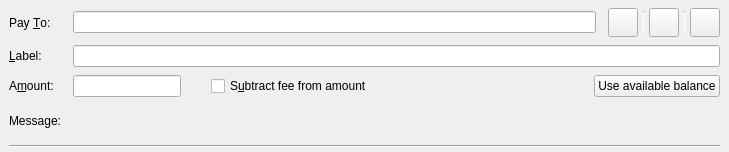
<?xml version="1.0" encoding="UTF-8"?>
<ui version="4.0">
 <class>SendCoinsEntry</class>
 <widget class="QStackedWidget" name="SendCoinsEntry">
  <property name="geometry">
   <rect>
    <x>0</x>
    <y>0</y>
    <width>729</width>
    <height>152</height>
   </rect>
  </property>
  <property name="focusPolicy">
   <enum>Qt::TabFocus</enum>
  </property>
  <property name="autoFillBackground">
   <bool>false</bool>
  </property>
  <property name="currentIndex">
   <number>0</number>
  </property>
  <widget class="QFrame" name="SendCoins">
   <property name="toolTip">
    <string>This is a normal payment.</string>
   </property>
   <property name="frameShape">
    <enum>QFrame::NoFrame</enum>
   </property>
   <layout class="QGridLayout" name="gridLayout">
    <property name="topMargin">
     <number>8</number>
    </property>
    <property name="bottomMargin">
     <number>4</number>
    </property>
    <property name="horizontalSpacing">
     <number>12</number>
    </property>
    <property name="verticalSpacing">
     <number>8</number>
    </property>
    <item row="3" column="1">
     <widget class="QLabel" name="messageTextLabel">
      <property name="toolTip">
       <string>A message that was attached to the fantasygold: URI which will be stored with the transaction for your reference. Note: This message will not be sent over the FantasyGold network.</string>
      </property>
      <property name="textFormat">
       <enum>Qt::PlainText</enum>
      </property>
     </widget>
    </item>
    <item row="0" column="0">
     <widget class="QLabel" name="payToLabel">
      <property name="text">
       <string>Pay &amp;To:</string>
      </property>
      <property name="buddy">
       <cstring>payTo</cstring>
      </property>
     </widget>
    </item>
    <item row="2" column="1" colspan="4">
     <layout class="QHBoxLayout" name="horizontalLayoutAmount" stretch="0,0,1,0">
      <item>
       <widget class="BitcoinAmountField" name="payAmount"/>
      </item>
      <item>
       <spacer name="horizontalSpacer">
        <property name="orientation">
         <enum>Qt::Horizontal</enum>
        </property>
        <property name="sizeType">
         <enum>QSizePolicy::Fixed</enum>
        </property>
        <property name="sizeHint" stdset="0">
         <size>
          <width>30</width>
          <height>20</height>
         </size>
        </property>
       </spacer>
      </item>
      <item>
       <widget class="QCheckBox" name="checkboxSubtractFeeFromAmount">
        <property name="toolTip">
         <string>The fee will be deducted from the amount being sent. The recipient will receive less fantasygolds than you enter in the amount field. If multiple recipients are selected, the fee is split equally.</string>
        </property>
        <property name="text">
         <string>S&amp;ubtract fee from amount</string>
        </property>
       </widget>
      </item>
      <item>
       <widget class="QPushButton" name="useAvailableBalanceButton">
        <property name="text">
         <string>Use available balance</string>
        </property>
       </widget>
      </item>
     </layout>
    </item>
    <item row="1" column="0">
     <widget class="QLabel" name="labellLabel">
      <property name="text">
       <string>&amp;Label:</string>
      </property>
      <property name="buddy">
       <cstring>addAsLabel</cstring>
      </property>
     </widget>
    </item>
    <item row="3" column="0">
     <widget class="QLabel" name="messageLabel">
      <property name="text">
       <string>Message:</string>
      </property>
     </widget>
    </item>
    <item row="2" column="0">
     <widget class="QLabel" name="amountLabel">
      <property name="text">
       <string>A&amp;mount:</string>
      </property>
      <property name="buddy">
       <cstring>payAmount</cstring>
      </property>
     </widget>
    </item>
    <item row="0" column="1">
     <layout class="QHBoxLayout" name="payToLayout">
      <property name="spacing">
       <number>6</number>
      </property>
      <item>
       <widget class="QValidatedLineEdit" name="payTo">
        <property name="toolTip">
         <string>The FantasyGold address to send the payment to</string>
        </property>
       </widget>
      </item>
     </layout>
    </item>
    <item row="4" column="0" colspan="5">
     <widget class="Line" name="hLine">
      <property name="orientation">
       <enum>Qt::Horizontal</enum>
      </property>
     </widget>
    </item>
    <item row="0" column="2" colspan="3">
     <layout class="QHBoxLayout" name="horizontalLayout_3">
      <property name="spacing">
       <number>5</number>
      </property>
      <item>
       <widget class="QToolButton" name="deleteButton">
        <property name="toolTip">
         <string>Remove this entry</string>
        </property>
        <property name="text">
         <string/>
        </property>
        <property name="icon">
         <iconset resource="../bitcoin.qrc">
          <normaloff>:/icons/remove_entry</normaloff>:/icons/remove_entry</iconset>
        </property>
        <property name="iconSize">
         <size>
          <width>22</width>
          <height>22</height>
         </size>
        </property>
       </widget>
      </item>
      <item>
       <widget class="Line" name="vLine">
        <property name="maximumSize">
         <size>
          <width>1</width>
          <height>22</height>
         </size>
        </property>
        <property name="orientation">
         <enum>Qt::Vertical</enum>
        </property>
       </widget>
      </item>
      <item>
       <widget class="QToolButton" name="addressBookButton">
        <property name="toolTip">
         <string>Choose previously used address</string>
        </property>
        <property name="text">
         <string/>
        </property>
        <property name="icon">
         <iconset resource="../bitcoin.qrc">
          <normaloff>:/icons/address-book</normaloff>:/icons/address-book</iconset>
        </property>
        <property name="iconSize">
         <size>
          <width>22</width>
          <height>22</height>
         </size>
        </property>
        <property name="shortcut">
         <string>Alt+A</string>
        </property>
       </widget>
      </item>
      <item>
       <widget class="Line" name="vLine2">
        <property name="maximumSize">
         <size>
          <width>1</width>
          <height>22</height>
         </size>
        </property>
        <property name="orientation">
         <enum>Qt::Vertical</enum>
        </property>
       </widget>
      </item>
      <item>
       <widget class="QToolButton" name="pasteButton">
        <property name="toolTip">
         <string>Paste address from clipboard</string>
        </property>
        <property name="text">
         <string/>
        </property>
        <property name="icon">
         <iconset resource="../bitcoin.qrc">
          <normaloff>:/icons/editpaste</normaloff>:/icons/editpaste</iconset>
        </property>
        <property name="iconSize">
         <size>
          <width>22</width>
          <height>22</height>
         </size>
        </property>
        <property name="shortcut">
         <string>Alt+P</string>
        </property>
       </widget>
      </item>
     </layout>
    </item>
    <item row="1" column="1" colspan="4">
     <widget class="QLineEdit" name="addAsLabel">
      <property name="toolTip">
       <string>Enter a label for this address to add it to the list of used addresses</string>
      </property>
     </widget>
    </item>
   </layout>
  </widget>
  <widget class="QFrame" name="SendCoins_UnauthenticatedPaymentRequest">
   <property name="palette">
    <palette>
     <active>
      <colorrole role="WindowText">
       <brush brushstyle="SolidPattern">
        <color alpha="255">
         <red>0</red>
         <green>0</green>
         <blue>0</blue>
        </color>
       </brush>
      </colorrole>
      <colorrole role="Button">
       <brush brushstyle="SolidPattern">
        <color alpha="255">
         <red>255</red>
         <green>255</green>
         <blue>127</blue>
        </color>
       </brush>
      </colorrole>
      <colorrole role="Light">
       <brush brushstyle="SolidPattern">
        <color alpha="255">
         <red>255</red>
         <green>255</green>
         <blue>255</blue>
        </color>
       </brush>
      </colorrole>
      <colorrole role="Midlight">
       <brush brushstyle="SolidPattern">
        <color alpha="255">
         <red>255</red>
         <green>255</green>
         <blue>191</blue>
        </color>
       </brush>
      </colorrole>
      <colorrole role="Dark">
       <brush brushstyle="SolidPattern">
        <color alpha="255">
         <red>127</red>
         <green>127</green>
         <blue>63</blue>
        </color>
       </brush>
      </colorrole>
      <colorrole role="Mid">
       <brush brushstyle="SolidPattern">
        <color alpha="255">
         <red>170</red>
         <green>170</green>
         <blue>84</blue>
        </color>
       </brush>
      </colorrole>
      <colorrole role="Text">
       <brush brushstyle="SolidPattern">
        <color alpha="255">
         <red>0</red>
         <green>0</green>
         <blue>0</blue>
        </color>
       </brush>
      </colorrole>
      <colorrole role="BrightText">
       <brush brushstyle="SolidPattern">
        <color alpha="255">
         <red>255</red>
         <green>255</green>
         <blue>255</blue>
        </color>
       </brush>
      </colorrole>
      <colorrole role="ButtonText">
       <brush brushstyle="SolidPattern">
        <color alpha="255">
         <red>0</red>
         <green>0</green>
         <blue>0</blue>
        </color>
       </brush>
      </colorrole>
      <colorrole role="Base">
       <brush brushstyle="SolidPattern">
        <color alpha="255">
         <red>255</red>
         <green>255</green>
         <blue>255</blue>
        </color>
       </brush>
      </colorrole>
      <colorrole role="Window">
       <brush brushstyle="SolidPattern">
        <color alpha="255">
         <red>255</red>
         <green>255</green>
         <blue>127</blue>
        </color>
       </brush>
      </colorrole>
      <colorrole role="Shadow">
       <brush brushstyle="SolidPattern">
        <color alpha="255">
         <red>0</red>
         <green>0</green>
         <blue>0</blue>
        </color>
       </brush>
      </colorrole>
      <colorrole role="AlternateBase">
       <brush brushstyle="SolidPattern">
        <color alpha="255">
         <red>255</red>
         <green>255</green>
         <blue>191</blue>
        </color>
       </brush>
      </colorrole>
      <colorrole role="ToolTipBase">
       <brush brushstyle="SolidPattern">
        <color alpha="255">
         <red>255</red>
         <green>255</green>
         <blue>220</blue>
        </color>
       </brush>
      </colorrole>
      <colorrole role="ToolTipText">
       <brush brushstyle="SolidPattern">
        <color alpha="255">
         <red>0</red>
         <green>0</green>
         <blue>0</blue>
        </color>
       </brush>
      </colorrole>
     </active>
     <inactive>
      <colorrole role="WindowText">
       <brush brushstyle="SolidPattern">
        <color alpha="255">
         <red>0</red>
         <green>0</green>
         <blue>0</blue>
        </color>
       </brush>
      </colorrole>
      <colorrole role="Button">
       <brush brushstyle="SolidPattern">
        <color alpha="255">
         <red>255</red>
         <green>255</green>
         <blue>127</blue>
        </color>
       </brush>
      </colorrole>
      <colorrole role="Light">
       <brush brushstyle="SolidPattern">
        <color alpha="255">
         <red>255</red>
         <green>255</green>
         <blue>255</blue>
        </color>
       </brush>
      </colorrole>
      <colorrole role="Midlight">
       <brush brushstyle="SolidPattern">
        <color alpha="255">
         <red>255</red>
         <green>255</green>
         <blue>191</blue>
        </color>
       </brush>
      </colorrole>
      <colorrole role="Dark">
       <brush brushstyle="SolidPattern">
        <color alpha="255">
         <red>127</red>
         <green>127</green>
         <blue>63</blue>
        </color>
       </brush>
      </colorrole>
      <colorrole role="Mid">
       <brush brushstyle="SolidPattern">
        <color alpha="255">
         <red>170</red>
         <green>170</green>
         <blue>84</blue>
        </color>
       </brush>
      </colorrole>
      <colorrole role="Text">
       <brush brushstyle="SolidPattern">
        <color alpha="255">
         <red>0</red>
         <green>0</green>
         <blue>0</blue>
        </color>
       </brush>
      </colorrole>
      <colorrole role="BrightText">
       <brush brushstyle="SolidPattern">
        <color alpha="255">
         <red>255</red>
         <green>255</green>
         <blue>255</blue>
        </color>
       </brush>
      </colorrole>
      <colorrole role="ButtonText">
       <brush brushstyle="SolidPattern">
        <color alpha="255">
         <red>0</red>
         <green>0</green>
         <blue>0</blue>
        </color>
       </brush>
      </colorrole>
      <colorrole role="Base">
       <brush brushstyle="SolidPattern">
        <color alpha="255">
         <red>255</red>
         <green>255</green>
         <blue>255</blue>
        </color>
       </brush>
      </colorrole>
      <colorrole role="Window">
       <brush brushstyle="SolidPattern">
        <color alpha="255">
         <red>255</red>
         <green>255</green>
         <blue>127</blue>
        </color>
       </brush>
      </colorrole>
      <colorrole role="Shadow">
       <brush brushstyle="SolidPattern">
        <color alpha="255">
         <red>0</red>
         <green>0</green>
         <blue>0</blue>
        </color>
       </brush>
      </colorrole>
      <colorrole role="AlternateBase">
       <brush brushstyle="SolidPattern">
        <color alpha="255">
         <red>255</red>
         <green>255</green>
         <blue>191</blue>
        </color>
       </brush>
      </colorrole>
      <colorrole role="ToolTipBase">
       <brush brushstyle="SolidPattern">
        <color alpha="255">
         <red>255</red>
         <green>255</green>
         <blue>220</blue>
        </color>
       </brush>
      </colorrole>
      <colorrole role="ToolTipText">
       <brush brushstyle="SolidPattern">
        <color alpha="255">
         <red>0</red>
         <green>0</green>
         <blue>0</blue>
        </color>
       </brush>
      </colorrole>
     </inactive>
     <disabled>
      <colorrole role="WindowText">
       <brush brushstyle="SolidPattern">
        <color alpha="255">
         <red>127</red>
         <green>127</green>
         <blue>63</blue>
        </color>
       </brush>
      </colorrole>
      <colorrole role="Button">
       <brush brushstyle="SolidPattern">
        <color alpha="255">
         <red>255</red>
         <green>255</green>
         <blue>127</blue>
        </color>
       </brush>
      </colorrole>
      <colorrole role="Light">
       <brush brushstyle="SolidPattern">
        <color alpha="255">
         <red>255</red>
         <green>255</green>
         <blue>255</blue>
        </color>
       </brush>
      </colorrole>
      <colorrole role="Midlight">
       <brush brushstyle="SolidPattern">
        <color alpha="255">
         <red>255</red>
         <green>255</green>
         <blue>191</blue>
        </color>
       </brush>
      </colorrole>
      <colorrole role="Dark">
       <brush brushstyle="SolidPattern">
        <color alpha="255">
         <red>127</red>
         <green>127</green>
         <blue>63</blue>
        </color>
       </brush>
      </colorrole>
      <colorrole role="Mid">
       <brush brushstyle="SolidPattern">
        <color alpha="255">
         <red>170</red>
         <green>170</green>
         <blue>84</blue>
        </color>
       </brush>
      </colorrole>
      <colorrole role="Text">
       <brush brushstyle="SolidPattern">
        <color alpha="255">
         <red>127</red>
         <green>127</green>
         <blue>63</blue>
        </color>
       </brush>
      </colorrole>
      <colorrole role="BrightText">
       <brush brushstyle="SolidPattern">
        <color alpha="255">
         <red>255</red>
         <green>255</green>
         <blue>255</blue>
        </color>
       </brush>
      </colorrole>
      <colorrole role="ButtonText">
       <brush brushstyle="SolidPattern">
        <color alpha="255">
         <red>127</red>
         <green>127</green>
         <blue>63</blue>
        </color>
       </brush>
      </colorrole>
      <colorrole role="Base">
       <brush brushstyle="SolidPattern">
        <color alpha="255">
         <red>255</red>
         <green>255</green>
         <blue>127</blue>
        </color>
       </brush>
      </colorrole>
      <colorrole role="Window">
       <brush brushstyle="SolidPattern">
        <color alpha="255">
         <red>255</red>
         <green>255</green>
         <blue>127</blue>
        </color>
       </brush>
      </colorrole>
      <colorrole role="Shadow">
       <brush brushstyle="SolidPattern">
        <color alpha="255">
         <red>0</red>
         <green>0</green>
         <blue>0</blue>
        </color>
       </brush>
      </colorrole>
      <colorrole role="AlternateBase">
       <brush brushstyle="SolidPattern">
        <color alpha="255">
         <red>255</red>
         <green>255</green>
         <blue>127</blue>
        </color>
       </brush>
      </colorrole>
      <colorrole role="ToolTipBase">
       <brush brushstyle="SolidPattern">
        <color alpha="255">
         <red>255</red>
         <green>255</green>
         <blue>220</blue>
        </color>
       </brush>
      </colorrole>
      <colorrole role="ToolTipText">
       <brush brushstyle="SolidPattern">
        <color alpha="255">
         <red>0</red>
         <green>0</green>
         <blue>0</blue>
        </color>
       </brush>
      </colorrole>
     </disabled>
    </palette>
   </property>
   <property name="toolTip">
    <string>This is an unauthenticated payment request.</string>
   </property>
   <property name="autoFillBackground">
    <bool>true</bool>
   </property>
   <property name="frameShape">
    <enum>QFrame::NoFrame</enum>
   </property>
   <layout class="QGridLayout" name="gridLayout_is">
    <property name="spacing">
     <number>12</number>
    </property>
    <item row="0" column="0">
     <widget class="QLabel" name="payToLabel_is">
      <property name="text">
       <string>Pay To:</string>
      </property>
     </widget>
    </item>
    <item row="0" column="1">
     <layout class="QHBoxLayout" name="payToLayout_is">
      <property name="spacing">
       <number>0</number>
      </property>
      <item>
       <widget class="QLabel" name="payTo_is"/>
      </item>
      <item>
       <widget class="QToolButton" name="deleteButton_is">
        <property name="toolTip">
         <string>Remove this entry</string>
        </property>
        <property name="text">
         <string/>
        </property>
        <property name="icon">
         <iconset resource="../bitcoin.qrc">
          <normaloff>:/icons/remove</normaloff>:/icons/remove</iconset>
        </property>
       </widget>
      </item>
     </layout>
    </item>
    <item row="1" column="0">
     <widget class="QLabel" name="memoLabel_is">
      <property name="text">
       <string>Memo:</string>
      </property>
     </widget>
    </item>
    <item row="1" column="1">
     <widget class="QLabel" name="memoTextLabel_is">
      <property name="textFormat">
       <enum>Qt::PlainText</enum>
      </property>
     </widget>
    </item>
    <item row="2" column="0">
     <widget class="QLabel" name="amountLabel_is">
      <property name="text">
       <string>A&amp;mount:</string>
      </property>
      <property name="buddy">
       <cstring>payAmount_is</cstring>
      </property>
     </widget>
    </item>
    <item row="2" column="1">
     <widget class="BitcoinAmountField" name="payAmount_is">
      <property name="acceptDrops">
       <bool>false</bool>
      </property>
     </widget>
    </item>
   </layout>
  </widget>
  <widget class="QFrame" name="SendCoins_AuthenticatedPaymentRequest">
   <property name="palette">
    <palette>
     <active>
      <colorrole role="WindowText">
       <brush brushstyle="SolidPattern">
        <color alpha="255">
         <red>0</red>
         <green>0</green>
         <blue>0</blue>
        </color>
       </brush>
      </colorrole>
      <colorrole role="Button">
       <brush brushstyle="SolidPattern">
        <color alpha="255">
         <red>140</red>
         <green>232</green>
         <blue>119</blue>
        </color>
       </brush>
      </colorrole>
      <colorrole role="Light">
       <brush brushstyle="SolidPattern">
        <color alpha="255">
         <red>230</red>
         <green>255</green>
         <blue>224</blue>
        </color>
       </brush>
      </colorrole>
      <colorrole role="Midlight">
       <brush brushstyle="SolidPattern">
        <color alpha="255">
         <red>185</red>
         <green>243</green>
         <blue>171</blue>
        </color>
       </brush>
      </colorrole>
      <colorrole role="Dark">
       <brush brushstyle="SolidPattern">
        <color alpha="255">
         <red>70</red>
         <green>116</green>
         <blue>59</blue>
        </color>
       </brush>
      </colorrole>
      <colorrole role="Mid">
       <brush brushstyle="SolidPattern">
        <color alpha="255">
         <red>93</red>
         <green>155</green>
         <blue>79</blue>
        </color>
       </brush>
      </colorrole>
      <colorrole role="Text">
       <brush brushstyle="SolidPattern">
        <color alpha="255">
         <red>0</red>
         <green>0</green>
         <blue>0</blue>
        </color>
       </brush>
      </colorrole>
      <colorrole role="BrightText">
       <brush brushstyle="SolidPattern">
        <color alpha="255">
         <red>155</red>
         <green>255</green>
         <blue>147</blue>
        </color>
       </brush>
      </colorrole>
      <colorrole role="ButtonText">
       <brush brushstyle="SolidPattern">
        <color alpha="255">
         <red>0</red>
         <green>0</green>
         <blue>0</blue>
        </color>
       </brush>
      </colorrole>
      <colorrole role="Base">
       <brush brushstyle="SolidPattern">
        <color alpha="255">
         <red>119</red>
         <green>255</green>
         <blue>233</blue>
        </color>
       </brush>
      </colorrole>
      <colorrole role="Window">
       <brush brushstyle="SolidPattern">
        <color alpha="255">
         <red>140</red>
         <green>232</green>
         <blue>119</blue>
        </color>
       </brush>
      </colorrole>
      <colorrole role="Shadow">
       <brush brushstyle="SolidPattern">
        <color alpha="255">
         <red>0</red>
         <green>0</green>
         <blue>0</blue>
        </color>
       </brush>
      </colorrole>
      <colorrole role="AlternateBase">
       <brush brushstyle="SolidPattern">
        <color alpha="255">
         <red>197</red>
         <green>243</green>
         <blue>187</blue>
        </color>
       </brush>
      </colorrole>
      <colorrole role="NoRole">
       <brush brushstyle="SolidPattern">
        <color alpha="255">
         <red>125</red>
         <green>194</green>
         <blue>122</blue>
        </color>
       </brush>
      </colorrole>
      <colorrole role="ToolTipBase">
       <brush brushstyle="SolidPattern">
        <color alpha="255">
         <red>255</red>
         <green>255</green>
         <blue>220</blue>
        </color>
       </brush>
      </colorrole>
      <colorrole role="ToolTipText">
       <brush brushstyle="SolidPattern">
        <color alpha="255">
         <red>0</red>
         <green>0</green>
         <blue>0</blue>
        </color>
       </brush>
      </colorrole>
     </active>
     <inactive>
      <colorrole role="WindowText">
       <brush brushstyle="SolidPattern">
        <color alpha="255">
         <red>0</red>
         <green>0</green>
         <blue>0</blue>
        </color>
       </brush>
      </colorrole>
      <colorrole role="Button">
       <brush brushstyle="SolidPattern">
        <color alpha="255">
         <red>140</red>
         <green>232</green>
         <blue>119</blue>
        </color>
       </brush>
      </colorrole>
      <colorrole role="Light">
       <brush brushstyle="SolidPattern">
        <color alpha="255">
         <red>230</red>
         <green>255</green>
         <blue>224</blue>
        </color>
       </brush>
      </colorrole>
      <colorrole role="Midlight">
       <brush brushstyle="SolidPattern">
        <color alpha="255">
         <red>185</red>
         <green>243</green>
         <blue>171</blue>
        </color>
       </brush>
      </colorrole>
      <colorrole role="Dark">
       <brush brushstyle="SolidPattern">
        <color alpha="255">
         <red>70</red>
         <green>116</green>
         <blue>59</blue>
        </color>
       </brush>
      </colorrole>
      <colorrole role="Mid">
       <brush brushstyle="SolidPattern">
        <color alpha="255">
         <red>93</red>
         <green>155</green>
         <blue>79</blue>
        </color>
       </brush>
      </colorrole>
      <colorrole role="Text">
       <brush brushstyle="SolidPattern">
        <color alpha="255">
         <red>0</red>
         <green>0</green>
         <blue>0</blue>
        </color>
       </brush>
      </colorrole>
      <colorrole role="BrightText">
       <brush brushstyle="SolidPattern">
        <color alpha="255">
         <red>155</red>
         <green>255</green>
         <blue>147</blue>
        </color>
       </brush>
      </colorrole>
      <colorrole role="ButtonText">
       <brush brushstyle="SolidPattern">
        <color alpha="255">
         <red>0</red>
         <green>0</green>
         <blue>0</blue>
        </color>
       </brush>
      </colorrole>
      <colorrole role="Base">
       <brush brushstyle="SolidPattern">
        <color alpha="255">
         <red>119</red>
         <green>255</green>
         <blue>233</blue>
        </color>
       </brush>
      </colorrole>
      <colorrole role="Window">
       <brush brushstyle="SolidPattern">
        <color alpha="255">
         <red>140</red>
         <green>232</green>
         <blue>119</blue>
        </color>
       </brush>
      </colorrole>
      <colorrole role="Shadow">
       <brush brushstyle="SolidPattern">
        <color alpha="255">
         <red>0</red>
         <green>0</green>
         <blue>0</blue>
        </color>
       </brush>
      </colorrole>
      <colorrole role="AlternateBase">
       <brush brushstyle="SolidPattern">
        <color alpha="255">
         <red>197</red>
         <green>243</green>
         <blue>187</blue>
        </color>
       </brush>
      </colorrole>
      <colorrole role="NoRole">
       <brush brushstyle="SolidPattern">
        <color alpha="255">
         <red>125</red>
         <green>194</green>
         <blue>122</blue>
        </color>
       </brush>
      </colorrole>
      <colorrole role="ToolTipBase">
       <brush brushstyle="SolidPattern">
        <color alpha="255">
         <red>255</red>
         <green>255</green>
         <blue>220</blue>
        </color>
       </brush>
      </colorrole>
      <colorrole role="ToolTipText">
       <brush brushstyle="SolidPattern">
        <color alpha="255">
         <red>0</red>
         <green>0</green>
         <blue>0</blue>
        </color>
       </brush>
      </colorrole>
     </inactive>
     <disabled>
      <colorrole role="WindowText">
       <brush brushstyle="SolidPattern">
        <color alpha="255">
         <red>70</red>
         <green>116</green>
         <blue>59</blue>
        </color>
       </brush>
      </colorrole>
      <colorrole role="Button">
       <brush brushstyle="SolidPattern">
        <color alpha="255">
         <red>140</red>
         <green>232</green>
         <blue>119</blue>
        </color>
       </brush>
      </colorrole>
      <colorrole role="Light">
       <brush brushstyle="SolidPattern">
        <color alpha="255">
         <red>230</red>
         <green>255</green>
         <blue>224</blue>
        </color>
       </brush>
      </colorrole>
      <colorrole role="Midlight">
       <brush brushstyle="SolidPattern">
        <color alpha="255">
         <red>185</red>
         <green>243</green>
         <blue>171</blue>
        </color>
       </brush>
      </colorrole>
      <colorrole role="Dark">
       <brush brushstyle="SolidPattern">
        <color alpha="255">
         <red>70</red>
         <green>116</green>
         <blue>59</blue>
        </color>
       </brush>
      </colorrole>
      <colorrole role="Mid">
       <brush brushstyle="SolidPattern">
        <color alpha="255">
         <red>93</red>
         <green>155</green>
         <blue>79</blue>
        </color>
       </brush>
      </colorrole>
      <colorrole role="Text">
       <brush brushstyle="SolidPattern">
        <color alpha="255">
         <red>70</red>
         <green>116</green>
         <blue>59</blue>
        </color>
       </brush>
      </colorrole>
      <colorrole role="BrightText">
       <brush brushstyle="SolidPattern">
        <color alpha="255">
         <red>155</red>
         <green>255</green>
         <blue>147</blue>
        </color>
       </brush>
      </colorrole>
      <colorrole role="ButtonText">
       <brush brushstyle="SolidPattern">
        <color alpha="255">
         <red>70</red>
         <green>116</green>
         <blue>59</blue>
        </color>
       </brush>
      </colorrole>
      <colorrole role="Base">
       <brush brushstyle="SolidPattern">
        <color alpha="255">
         <red>140</red>
         <green>232</green>
         <blue>119</blue>
        </color>
       </brush>
      </colorrole>
      <colorrole role="Window">
       <brush brushstyle="SolidPattern">
        <color alpha="255">
         <red>140</red>
         <green>232</green>
         <blue>119</blue>
        </color>
       </brush>
      </colorrole>
      <colorrole role="Shadow">
       <brush brushstyle="SolidPattern">
        <color alpha="255">
         <red>0</red>
         <green>0</green>
         <blue>0</blue>
        </color>
       </brush>
      </colorrole>
      <colorrole role="AlternateBase">
       <brush brushstyle="SolidPattern">
        <color alpha="255">
         <red>140</red>
         <green>232</green>
         <blue>119</blue>
        </color>
       </brush>
      </colorrole>
      <colorrole role="NoRole">
       <brush brushstyle="SolidPattern">
        <color alpha="255">
         <red>125</red>
         <green>194</green>
         <blue>122</blue>
        </color>
       </brush>
      </colorrole>
      <colorrole role="ToolTipBase">
       <brush brushstyle="SolidPattern">
        <color alpha="255">
         <red>255</red>
         <green>255</green>
         <blue>220</blue>
        </color>
       </brush>
      </colorrole>
      <colorrole role="ToolTipText">
       <brush brushstyle="SolidPattern">
        <color alpha="255">
         <red>0</red>
         <green>0</green>
         <blue>0</blue>
        </color>
       </brush>
      </colorrole>
     </disabled>
    </palette>
   </property>
   <property name="toolTip">
    <string>This is an authenticated payment request.</string>
   </property>
   <property name="autoFillBackground">
    <bool>true</bool>
   </property>
   <property name="frameShape">
    <enum>QFrame::NoFrame</enum>
   </property>
   <layout class="QGridLayout" name="gridLayout_s">
    <property name="spacing">
     <number>12</number>
    </property>
    <item row="0" column="0">
     <widget class="QLabel" name="payToLabel_s">
      <property name="text">
       <string>Pay To:</string>
      </property>
      <property name="alignment">
       <set>Qt::AlignRight|Qt::AlignTrailing|Qt::AlignVCenter</set>
      </property>
     </widget>
    </item>
    <item row="0" column="1">
     <layout class="QHBoxLayout" name="payToLayout_s">
      <property name="spacing">
       <number>0</number>
      </property>
      <item>
       <widget class="QLabel" name="payTo_s">
        <property name="textFormat">
         <enum>Qt::PlainText</enum>
        </property>
       </widget>
      </item>
      <item>
       <widget class="QToolButton" name="deleteButton_s">
        <property name="toolTip">
         <string>Remove this entry</string>
        </property>
        <property name="text">
         <string/>
        </property>
        <property name="icon">
         <iconset resource="../bitcoin.qrc">
          <normaloff>:/icons/remove</normaloff>:/icons/remove</iconset>
        </property>
       </widget>
      </item>
     </layout>
    </item>
    <item row="1" column="0">
     <widget class="QLabel" name="memoLabel_s">
      <property name="text">
       <string>Memo:</string>
      </property>
      <property name="alignment">
       <set>Qt::AlignRight|Qt::AlignTrailing|Qt::AlignVCenter</set>
      </property>
     </widget>
    </item>
    <item row="1" column="1">
     <widget class="QLabel" name="memoTextLabel_s">
      <property name="textFormat">
       <enum>Qt::PlainText</enum>
      </property>
     </widget>
    </item>
    <item row="2" column="0">
     <widget class="QLabel" name="amountLabel_s">
      <property name="text">
       <string>A&amp;mount:</string>
      </property>
      <property name="alignment">
       <set>Qt::AlignRight|Qt::AlignTrailing|Qt::AlignVCenter</set>
      </property>
      <property name="buddy">
       <cstring>payAmount_s</cstring>
      </property>
     </widget>
    </item>
    <item row="2" column="1">
     <widget class="BitcoinAmountField" name="payAmount_s">
      <property name="acceptDrops">
       <bool>false</bool>
      </property>
     </widget>
    </item>
   </layout>
  </widget>
 </widget>
 <customwidgets>
  <customwidget>
   <class>QValidatedLineEdit</class>
   <extends>QLineEdit</extends>
   <header>qt/qvalidatedlineedit.h</header>
  </customwidget>
  <customwidget>
   <class>BitcoinAmountField</class>
   <extends>QLineEdit</extends>
   <header>qt/bitcoinamountfield.h</header>
   <container>1</container>
  </customwidget>
 </customwidgets>
 <tabstops>
  <tabstop>payTo</tabstop>
  <tabstop>addressBookButton</tabstop>
  <tabstop>pasteButton</tabstop>
  <tabstop>deleteButton</tabstop>
  <tabstop>addAsLabel</tabstop>
  <tabstop>payAmount</tabstop>
  <tabstop>payAmount_is</tabstop>
  <tabstop>deleteButton_is</tabstop>
  <tabstop>payAmount_s</tabstop>
  <tabstop>deleteButton_s</tabstop>
 </tabstops>
 <resources>
  <include location="../bitcoin.qrc"/>
 </resources>
 <connections/>
</ui>
